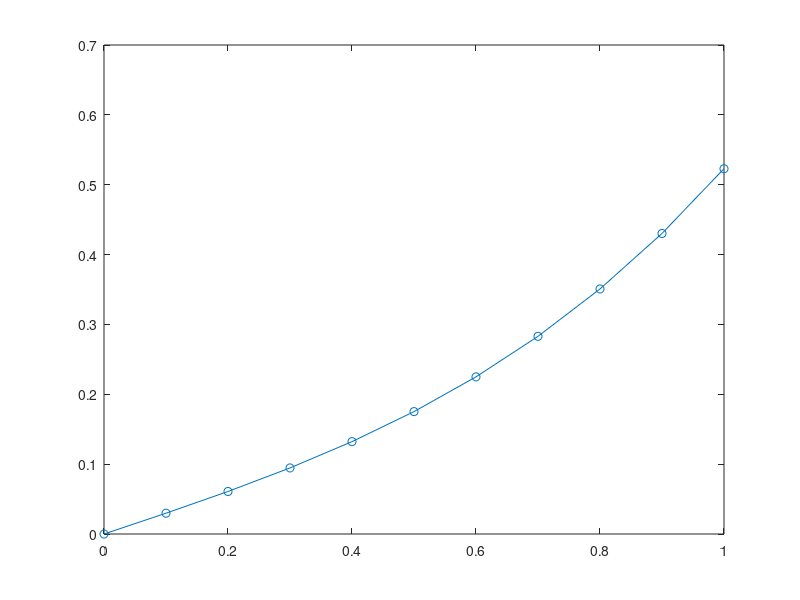

Write MATLAB code to recreate this figure.
clear
close all
clc


##----------------------------------FUNCTION DEFINATIONS-------------------------##
function x = GetNodePoints(n,length)
  for i = 1:n
    x(i) = length * (i-1)/(n-1);
  end
endfunction

function icon = GetConnectivityMatrix(n)
  for i=1:n
    icon(i,1) = i;
    icon(i,2) = i+1;
  end
endfunction

function [kg, fg] = InitializeForceStiffnessMatrices(n)
  kg = zeros(n,n);
  fg = zeros(n,1);
endfunction

function [wgp,egp] = InitializeGaussPoints
  wgp = [1 1];
  egp = [-1 1]/sqrt(3);
endfunction

function u = GetDisplacementVector(kg,fg)
  u = inv(kg)*fg;
endfunction

function xx = GetNodePointsAssociatedWithElement(icon,element,approximation)
  for i = 1:(approximation+1)
    xx(i) = icon(element,i);
  end
endfunction

function [xx,Nmat,Bmat] = GetShapeFunctionLinearApproximation(x,n,gaussPoint)
  xx = (x(n(1))+x(n(end)))/2 + (x(n(1))-x(n(end)))/2 * gaussPoint;
  Bmat = [-1/(x(n(2))-x(n(1)))   1/(x(n(2))-x(n(1)))];
  Nmat = [(x(n(2))-xx)/(x(n(2))-x(n(1)))    (xx-x(n(1)))/(x(n(2))-x(n(1)))];
endfunction

function [kg,fg] = BoundaryConditionProcessOfElimination(kg,fg,ibc,bc)
  fg = fg - kg(:,ibc)*bc;
  fg(ibc) = bc;
  kg(:,ibc) = 0;
  kg(ibc,:) = 0;
  kg(ibc , ibc) = 1;
endfunction

function iv = GetAssemblyVector(n)
  for i = 1:length(n)
    iv(i) = n(i);
  end
endfunction

##------------------------------------------------------------------------------##

function rootMeanSquare = GetRootMeanSquareErrorInDisplacement(x,u,n)
  rootMeanSquare = 0;
  for i = 1:n
    y(i) = -(exp(2)*x(i)+x(i)+2*exp(1-x(i))-2*exp(x(i)+1))/(1+exp(2));
    rootMeanSquare+=(u(i) - y(i))*(u(i) - y(i));
  end
  rootMeanSquare = sqrt(rootMeanSquare/n);
  analytical_displacement = y' + x' ##adding displacement by temperature change
endfunction

function total_displacement = GetDisplacementAfterAddingTemperatureChange(u,x)
    total_displacement = u + x'; ##adding displacement by temperature change
    numerical_displacement = total_displacement
endfunction


##--------------------------------MAIN FUNCTION---------------------------------##

numberOfElements = 10;
numberOfNodes = numberOfElements + 1;

x = GetNodePoints(numberOfNodes,1);

connectivityMatrix = GetConnectivityMatrix(numberOfElements);

[weightOfGaussPoints,gaussPoints] = InitializeGaussPoints();

[globalStiffnessMatrix , forceVector] = InitializeForceStiffnessMatrices(numberOfNodes);
forceVector(end) = 1;


for element = 1:numberOfElements
  n = GetNodePointsAssociatedWithElement(connectivityMatrix,element,1);
  [kloc,floc] = InitializeForceStiffnessMatrices(2);
  for igp = 1:length(weightOfGaussPoints)
    [xx,Nmat,Bmat] = GetShapeFunctionLinearApproximation(x,n,gaussPoints(igp));
    kloc = kloc + (Bmat'*Bmat + Nmat'* Nmat) * (x(n(end))-x(n(1)))/2 * weightOfGaussPoints(igp);
    floc = floc + xx*Nmat'*(x(n(end))-x(n(1)))/2 * weightOfGaussPoints(igp);
  end
  iv = GetAssemblyVector(n);
  forceVector(iv) = forceVector(iv) - floc;
  globalStiffnessMatrix(iv,iv) = globalStiffnessMatrix(iv,iv) + kloc;
end

[globalStiffnessMatrix,forceVector] = BoundaryConditionProcessOfElimination(globalStiffnessMatrix,forceVector,1,0);

u = GetDisplacementVector(globalStiffnessMatrix,forceVector);
total_displacement = GetDisplacementAfterAddingTemperatureChange(u,x);

rootMeanSquareError = GetRootMeanSquareErrorInDisplacement(x,u,numberOfNodes)

plot(x,u,'-o')
##--------------------------------------------------------------------------------##


##---------------------------------STRESS CALCULATION WITH TEMPERATURE CHANGE-----------------------------##
for element = 1:numberOfElements
  n = GetNodePointsAssociatedWithElement(connectivityMatrix,element,1);
  uloc = [u(n(1)) u(n(2))]';
  Bmat = [-1/(x(n(2))-x(n(1)))   1/(x(n(2))-x(n(1)))];
  stress(element) = (1*Bmat*uloc);
end

for i = 1:numberOfElements
  xx = (x(i)+x(i+1))/2;
  analyticalstress(i) = -(-2*exp(1-xx) - 2 * exp(xx+1) + (1+exp(2)))/(1+exp(2));
end
numerical_stress = stress'
analytical_stress = analyticalstress'
##--------------------------------------------------------------------------------##

